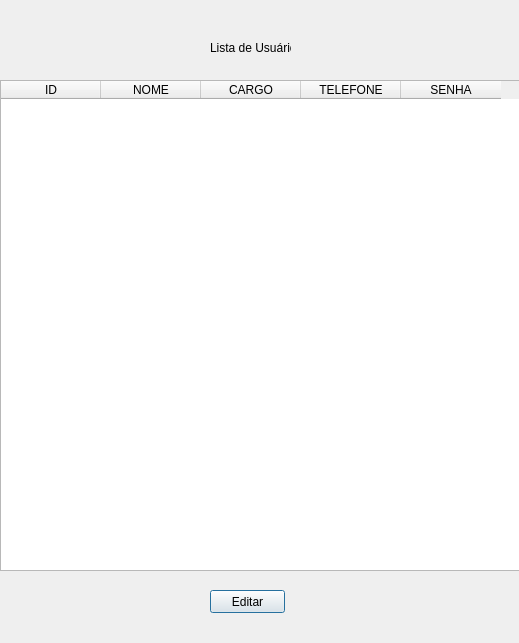
<?xml version="1.0" encoding="UTF-8"?>
<ui version="4.0">
 <class>Dialog</class>
 <widget class="QDialog" name="Dialog">
  <property name="geometry">
   <rect>
    <x>0</x>
    <y>0</y>
    <width>519</width>
    <height>643</height>
   </rect>
  </property>
  <property name="windowTitle">
   <string>Dialog</string>
  </property>
  <widget class="QTableWidget" name="tableWidget">
   <property name="geometry">
    <rect>
     <x>0</x>
     <y>80</y>
     <width>521</width>
     <height>491</height>
    </rect>
   </property>
   <column>
    <property name="text">
     <string>ID</string>
    </property>
   </column>
   <column>
    <property name="text">
     <string>NOME</string>
    </property>
   </column>
   <column>
    <property name="text">
     <string>CARGO</string>
    </property>
   </column>
   <column>
    <property name="text">
     <string>TELEFONE</string>
    </property>
   </column>
   <column>
    <property name="text">
     <string>SENHA</string>
    </property>
   </column>
  </widget>
  <widget class="QPushButton" name="pushButton">
   <property name="geometry">
    <rect>
     <x>210</x>
     <y>590</y>
     <width>75</width>
     <height>23</height>
    </rect>
   </property>
   <property name="text">
    <string>Editar</string>
   </property>
  </widget>
  <widget class="QLabel" name="label">
   <property name="geometry">
    <rect>
     <x>210</x>
     <y>40</y>
     <width>81</width>
     <height>16</height>
    </rect>
   </property>
   <property name="text">
    <string>Lista de Usuários</string>
   </property>
  </widget>
 </widget>
 <resources/>
 <connections/>
</ui>
